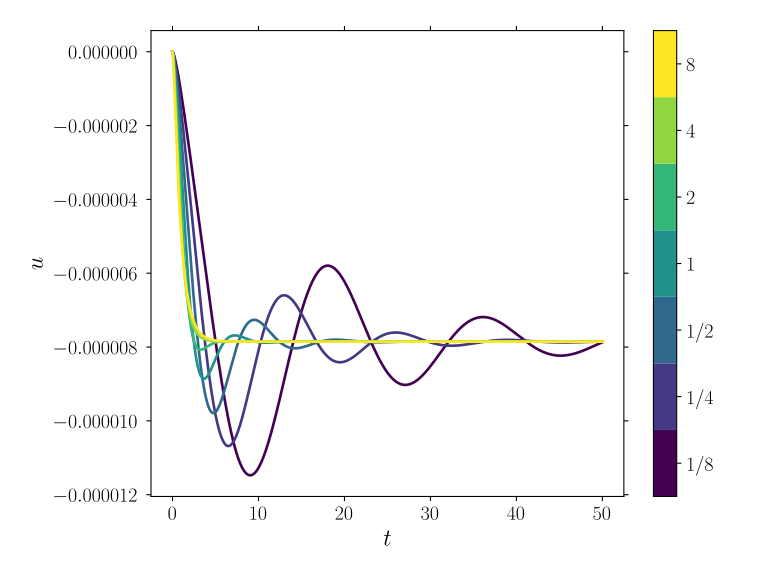

Reproduce this figure in Python.

import example
import numpy             as np
import matplotlib        as mpl
import matplotlib.pyplot as plt

plt.style.use(['goose','goose-latex'])

fig,ax = plt.subplots()

# set variation in "nu" (critical damping at, nu == 1); colorbar settings
exp  = np.linspace(-3,+3,7)
bnd  = np.linspace(-3,+4,8)-.5
lab  = ['1/%d'%2**(-i) for i in exp if i<0] + ['%d'%2**i for i in exp if i>=0]
nus  = np.array([2**i for i in exp])
cmap = plt.get_cmap('viridis',len(nus))

# loop over all values of "nu"
for inu,nu in enumerate(nus):

  # set all parameters
  nelem = 100
  c     = np.sqrt(nu)
  G     = 1.
  rho   = G / c**2.
  eta   = nu * rho
  L     = np.pi
  h     = L / nelem
  qh    = 2. * np.pi / h
  qL    = 2. * np.pi / L

  # set external force: point force on the middle node
  imid = int(nelem/2)
  Fext = np.zeros((nelem+1)); Fext[imid] = -0.001 * G * h

  # get time-scale : different from underdamped and overdamped systems
  if ( nu/c < 2./qL ):
    dt  = 1 / ( c * qh )
    dt /= 10.
  else:
    omega1 = ((nu*qh**2.)/2.) * np.sqrt( 2. - (2.*c/(qh*nu))**2. + np.sqrt(1.-(2.*c/(qh*nu))**2.) )
    omega2 = ((nu*qh**2.)/2.) * np.sqrt( 2. - (2.*c/(qh*nu))**2. - np.sqrt(1.-(2.*c/(qh*nu))**2.) )
    dt     = max( 1./omega1 , 1./omega2 )

  # set number of increments (total time constant for all samples)
  T    = 50.
  ninc = int(T/dt)

  # run simulation
  u = example.compute(
    rho        = rho,
    G          = G,
    eta        = eta,
    h          = h,
    Fext       = Fext,
    dt         = dt,
    ninc       = ninc,
    save_every = 1,
    save_nodes = [imid],
  )

  # plot response
  ax.plot(np.linspace(0,ninc*dt,len(u)),u/L,color=cmap(inu))

# set plot labels
plt.xlabel(r'$t$')
plt.ylabel(r'$u$')

# add colormap
norm = mpl.colors.Normalize(vmin=min(exp),vmax=max(exp))
sm   = plt.cm.ScalarMappable(cmap=cmap,norm=norm)
sm.set_array([])
cbar = plt.colorbar(sm,ticks=exp,boundaries=bnd)
cbar.set_ticklabels(lab)

# show/save
plt.show()
plt.savefig('damping.svg')

